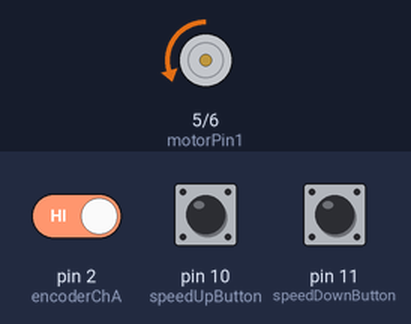
A sketch run on a simulated Arduino Uno, built with avr-gcc and run on an emulated ATmega328P. Parts: motor-driver pin pairs drawn as motors (green arrow = first pin HIGH = forward, orange = second pin HIGH = backward, longer = more drive, scaled by the enable pin). The inputs (shaded band) are chosen by the test bench; at power-on: pin 2 (encoderChA) HIGH, pin 10 (speedUpButton) LOW, pin 11 (speedDownButton) LOW. What the sketch prints to the serial monitor is not drawn.

Above: at 0.1 s.
At 0.51 s:
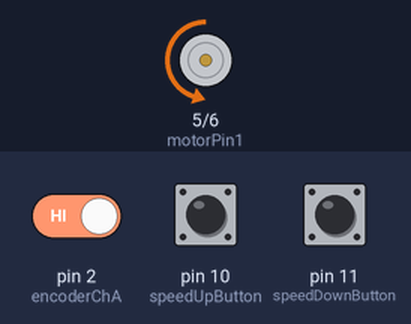
At 1.1 s:
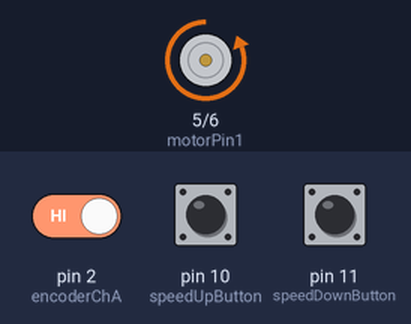
Timing chart, 0 to 2.6 s (numbered marks = the images above):
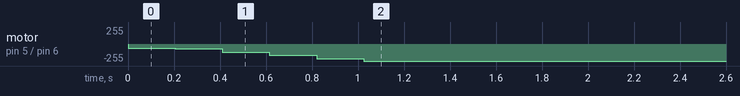

The sketch:

finalcopy_of_dc_motor_speed_pid1.ino
```cpp
#include <Encoder.h>

// Motor Pins
const int motorPin1 = 5;
const int motorPin2 = 6;
const int driverICEnablePin = 9;

// Encoder Pins
const int encoderChA = 2;
const int encoderChB = 3;

// Control Pins
const int speedDownButton = 11;
const int speedUpButton = 10;

// Variables to track button states
bool lastDownState = LOW;
bool lastUpState = LOW;

// Data Variables
volatile long totalPulses = 0;
int motorPWM = 60;
int motorSetSpeed = 10;
int encoder_pos = 0;
float gearRatio = 180.0;
float encoderPPR = 12.0;
int gearBoxoutputSpeedRPM;

unsigned long timeStamp = 0;
unsigned long timeElapsed = 0;
int sampleRate = 200;

// PID Math
double error = 0, error_I = 0, error_D = 0, past_error = 0;
const float Kp = 2.0, Ki = 5.0, Kd = 2.0;

void setup() {
  pinMode(encoderChA, INPUT_PULLUP);
  pinMode(encoderChB, INPUT_PULLUP);
  attachInterrupt(digitalPinToInterrupt(encoderChA), encoderISR, RISING);

  pinMode(speedDownButton, INPUT);
  pinMode(speedUpButton, INPUT);

  pinMode(motorPin1, OUTPUT);
  pinMode(motorPin2, OUTPUT);
  pinMode(driverICEnablePin, OUTPUT);

  digitalWrite(driverICEnablePin, HIGH);
  Serial.begin(9600);
}

void loop() {
  // --- INCREMENTAL SPEED CONTROL ---
  bool currentDownState = digitalRead(speedDownButton);
  if (currentDownState == HIGH && lastDownState == LOW) {
    motorSetSpeed -= 10;
    if (motorSetSpeed < 0) motorSetSpeed = 0;
    delay(50);
  }
  lastDownState = currentDownState;

  bool currentUpState = digitalRead(speedUpButton);
  if (currentUpState == HIGH && lastUpState == LOW) {
    motorSetSpeed += 10;
    if (motorSetSpeed > 200) motorSetSpeed = 200;
    delay(50);
  }
  lastUpState = currentUpState;

  // --- LOGIC ---
  timeElapsed = millis() - timeStamp;
  if (timeElapsed >= sampleRate) {
    getSpeed();
    computerPID();
    timeStamp = millis();
  }

  MotorCCW(0, motorPWM);

  // --- PLOTTER OUTPUT ---
  // Format: SetSpeed, ActualRPM
  Serial.print(motorSetSpeed);
  Serial.print(",");
  Serial.println(gearBoxoutputSpeedRPM);

  delay(10);
}

void encoderISR() {
  if (digitalRead(encoderChB) == HIGH) {
    encoder_pos++;
    totalPulses++;
  } else {
    encoder_pos--;
    totalPulses--;
  }
}

void getSpeed() {
  float countSpeed_PPM = 1000.0 * 60.0 * (float)encoder_pos / (timeElapsed);
  encoder_pos = 0;
  float encoderSpeedRPM = countSpeed_PPM / encoderPPR;
  gearBoxoutputSpeedRPM = encoderSpeedRPM / gearRatio;
}

void computerPID() {
  error = (motorSetSpeed - gearBoxoutputSpeedRPM);
  error_I += error;
  past_error = error;
  if (error_I > 200) error_I = 200;
  if (error_I < -200) error_I = -200;

  motorPWM = (Kp * error) + (Ki * error_I) + (Kd * error_D);
  motorPWM = constrain(motorPWM, 0, 255);
}

void MotorCCW(int dir, int pwm) {
  digitalWrite(motorPin1, dir);
  analogWrite(motorPin2, pwm);
}
```

Measured:
- by itself, motor on pin 5 (motorPin1) / pin 6 (motorPin2): moves from stopped to backward 255/255 over 1.0 s
